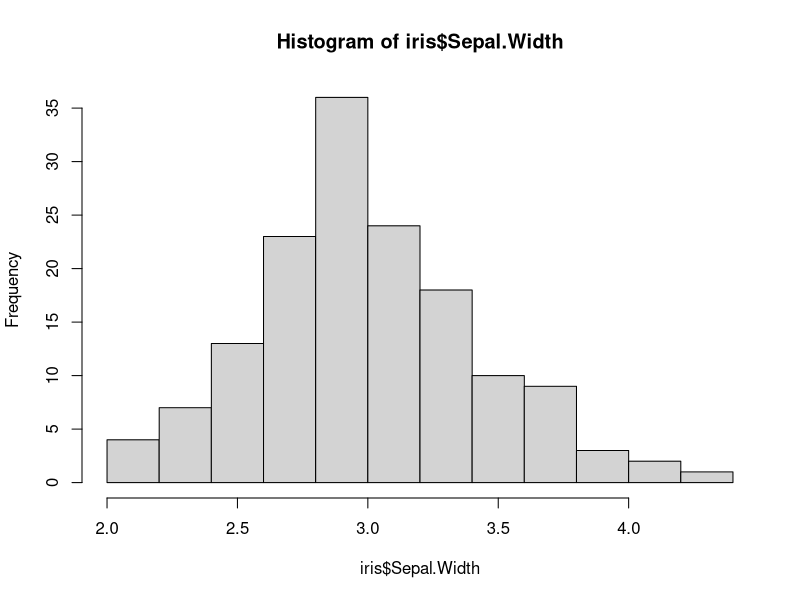
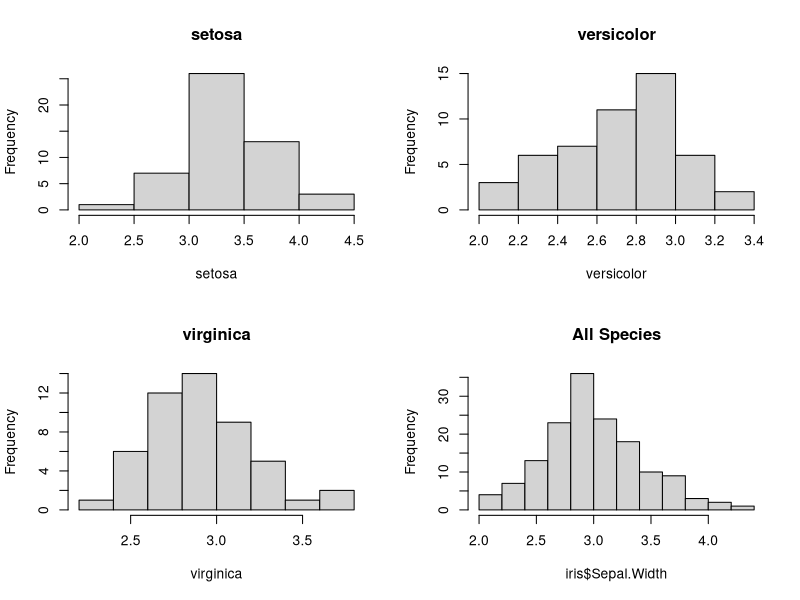
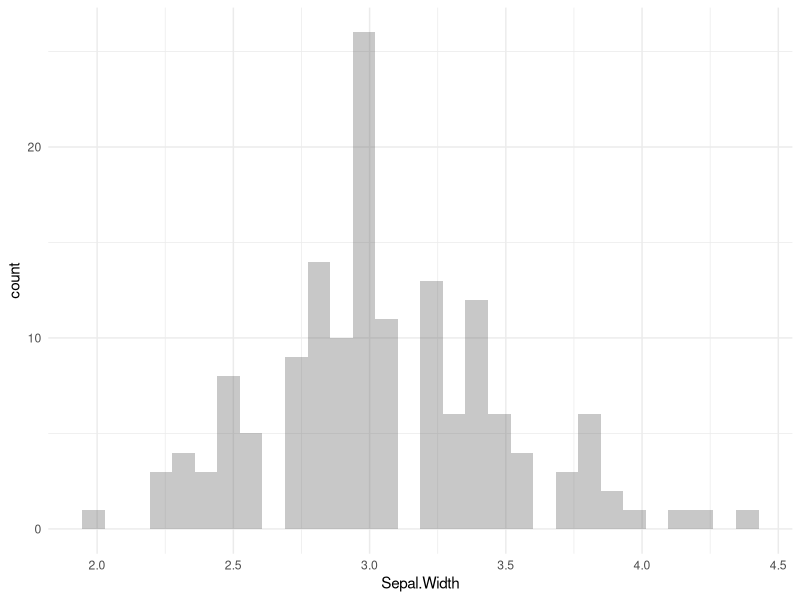
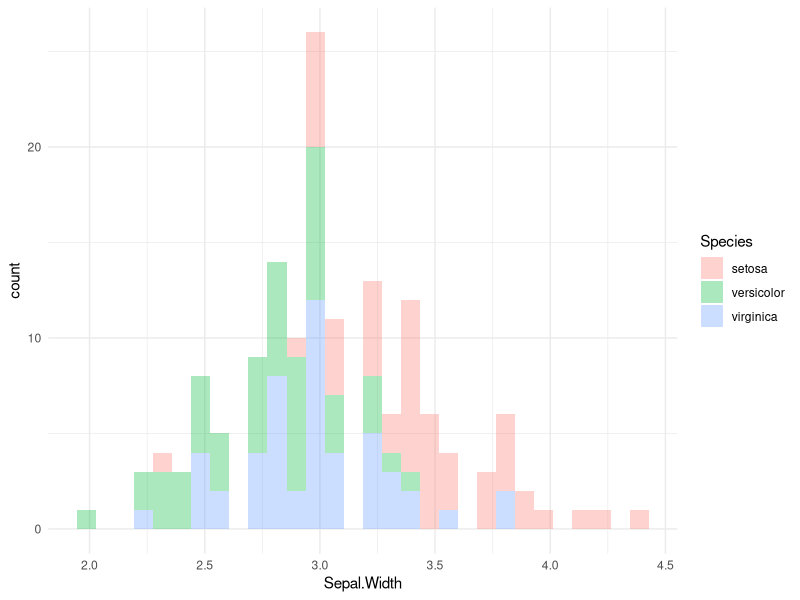
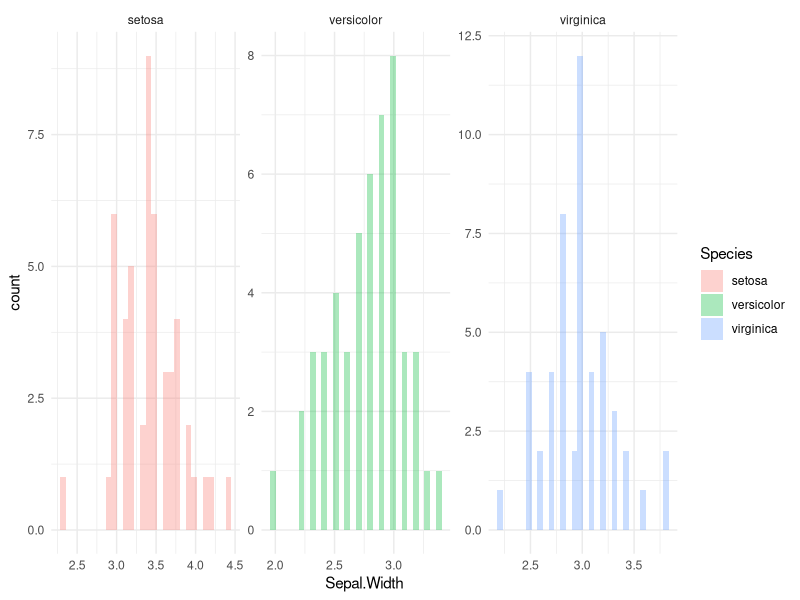

Source code (R) for these figures, in order:
install.packages("ggplot2")
library(ggplot2)

# Make a histogram of the sepal width for all species
hist(iris$Sepal.Width)

# Make a histogram of the sepal width for each species
par(mfrow = c(2,2))
for (species in unique(iris$Species)) {
  hist(iris$Sepal.Width[iris$Species == species], main = species,
       xlab = species)
}
hist(iris$Sepal.Width, main = "All Species")
par(mfrow = c(1,1))

# Make a histogram of the sepal width for all species
iris |>
ggplot(aes(x = Sepal.Width)) + 
  geom_histogram(alpha = 0.328) +
  theme_minimal()

# Make a histogram of the sepal width for each species
iris |>
ggplot(aes(x = Sepal.Width, fill = Species)) + 
  geom_histogram(alpha = 0.328) +
  theme_minimal()

# Make a histogram of the sepal width for each species and facet them
iris |>
  ggplot(aes(x = Sepal.Width, fill = Species)) +
  geom_histogram(alpha = 0.328) +
  facet_wrap(~ Species, scales = "free") +
  theme_minimal()
